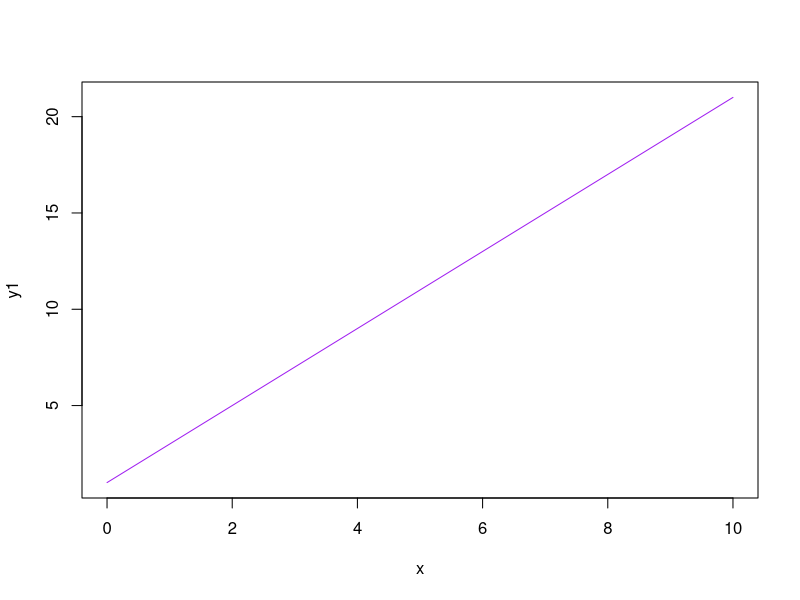
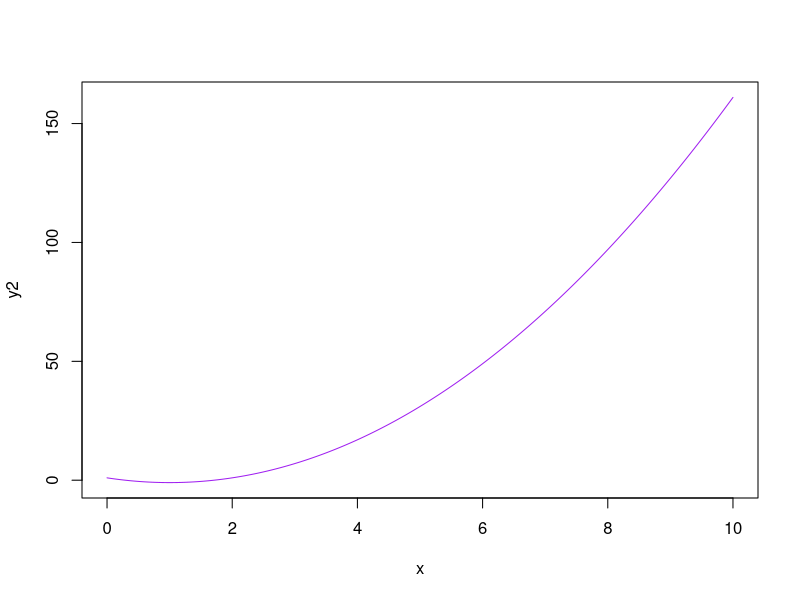
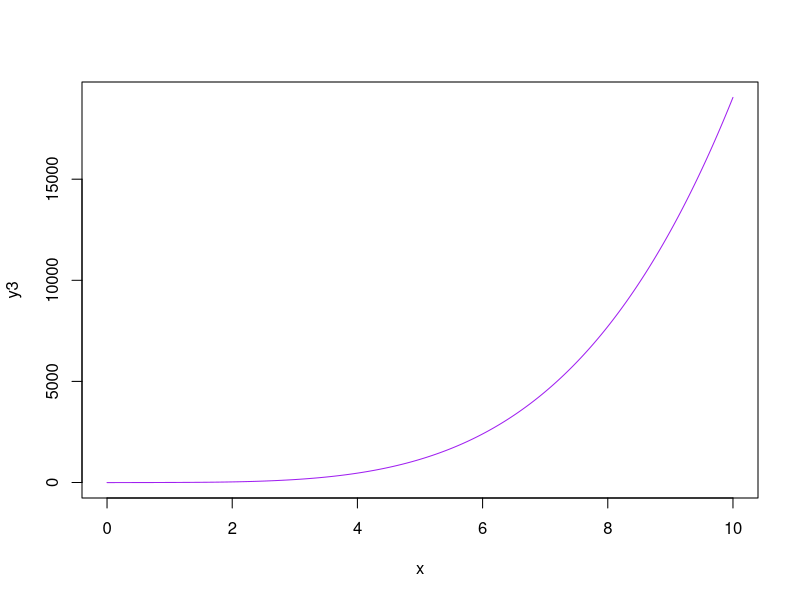
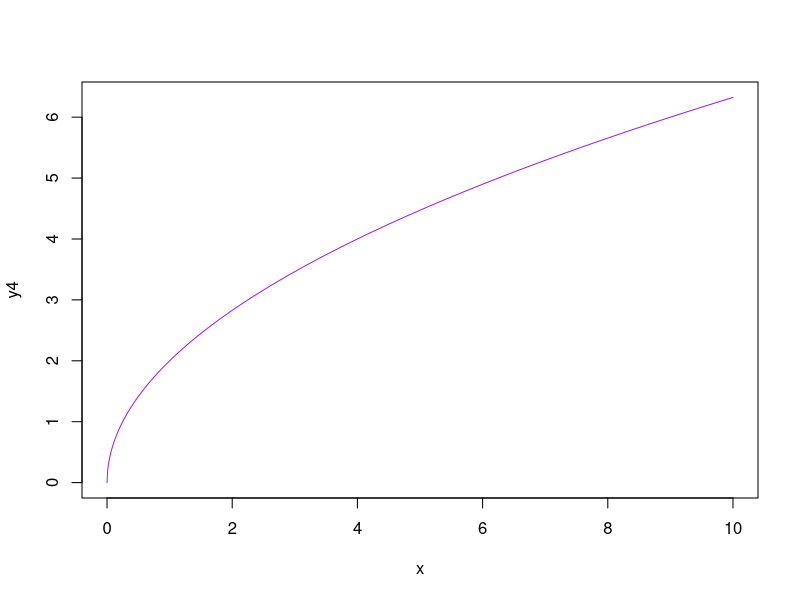
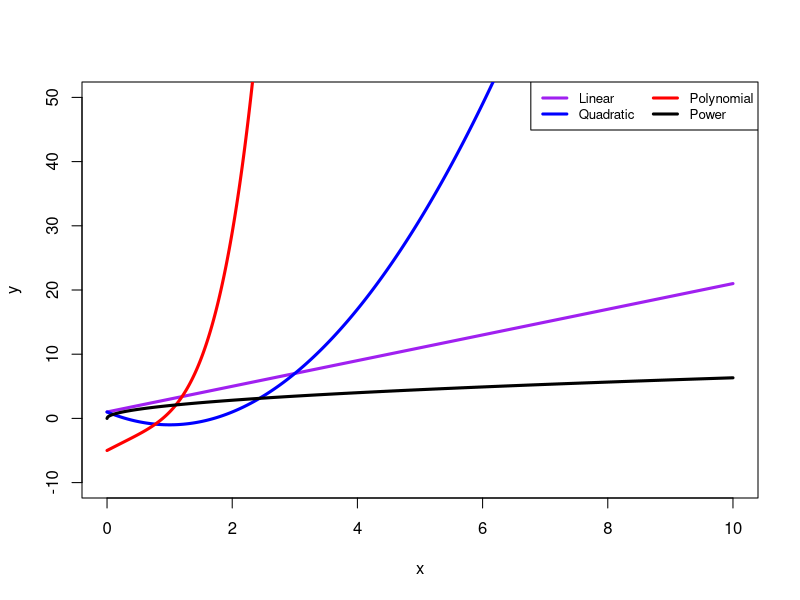

Recreate these plots in R, in order.
# Lecture 2: Elementary algebras
# Plot functions. 
x <- seq(0, 10, by = 0.01)

# Linear
y1 <- sapply(x, function(i) 2*i + 1)   # y = 2x + 1
plot(x, y1, type = 'l', col = 'purple')

# Quadratic
y2 <- sapply(x, function(i) 2*i^2 - 4*i + 1)  # y = 2x^2 - 4x + 1 
plot(x, y2, type = 'l', col = 'purple')

# Polynomial function
y3 <- sapply(x, function(i) 2*i^4 - i^3 + 5*i - 5) # y = 2x^4 - x^3 + 5x - 5
plot(x, y3, type = 'l', col = 'purple')

# Power function
y4 <- sapply(x, function(i) 2*i^.5) # y = 2x^(.5)
plot(x, y4, type = 'l', col = 'purple')

# Plot all the functions
plot(x, y1, type = 'l', col = 'purple', lwd = 3, xlim = c(0, 10), ylim = c(-10, 50), xlab = 'x', ylab = 'y')
lines(x, y2, col = 'blue', lwd = 3)
lines(x, y3,  col = 'red', lwd = 3)
lines(x, y4,  col = 'black', lwd = 3)
legend('topright', legend=c("Linear", "Quadratic", "Polynomial", 'Power'),
                   col=c("purple", "blue", 'red', 'black'), 
                   lwd = 3, cex = 0.8, ncol = 2, text.width = 1)


